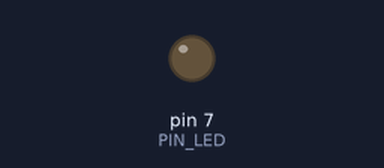
A sketch run on a simulated Arduino Uno, built with avr-gcc and run on an emulated ATmega328P. Shown: output pins drawn as LEDs (lit = HIGH).

Above: at 0.05 s.
At 0.25 s:
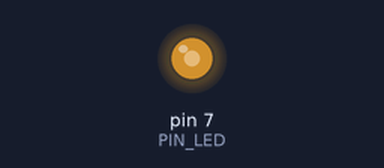
At 0.45 s:
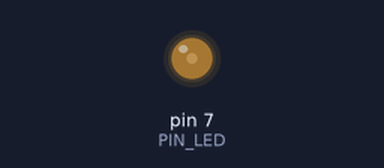
At 1.0 s:
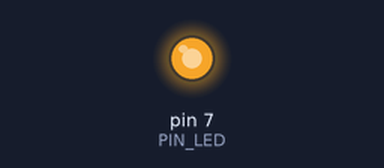
Timing chart, 0 to 3.0 s (numbered marks = the images above):
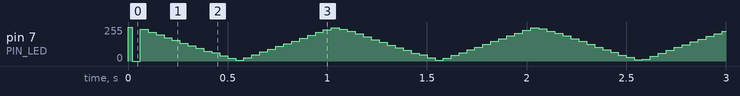

The sketch:

PWM.ino
```cpp
const int PIN_LED = 7;
unsigned int g_period = 1000;   // PWM 주기 (unit: us)
unsigned int g_duty   = 0;      // duty (unit: %)

void set_period(int period) {
  if (period < 100)   period = 100;
  if (period > 10000) period = 10000;
  g_period = period;
}

void set_duty(int duty) {
  if (duty < 0)   duty = 0;
  if (duty > 100) duty = 100;
  g_duty = duty;
}

// PWM 한 주기 출력 (active-low: LOW = 켜짐)
void pwm_once() {
  unsigned int on_time  = (unsigned long)g_period * g_duty / 100;
  unsigned int off_time = g_period - on_time;

  if (on_time > 0) {
    digitalWrite(PIN_LED, LOW);
    delayMicroseconds(on_time);
  }
  if (off_time > 0) {
    digitalWrite(PIN_LED, HIGH);
    delayMicroseconds(off_time);
  }
}

void setup() {
  pinMode(PIN_LED, OUTPUT);
  set_period(10000);   // 10000 -> 1000 -> 100 으로 바꿔가며 녹화
}

void loop() {
  unsigned long t0 = micros(), elapsed;
  while ((elapsed = micros() - t0) < 1000000UL) {
    int step = elapsed / 5000;                  // 0 ~ 199
    set_duty(step <= 100 ? step : 200 - step);  // 0->100 (101단계), 99->1
    pwm_once();
  }
}
```
